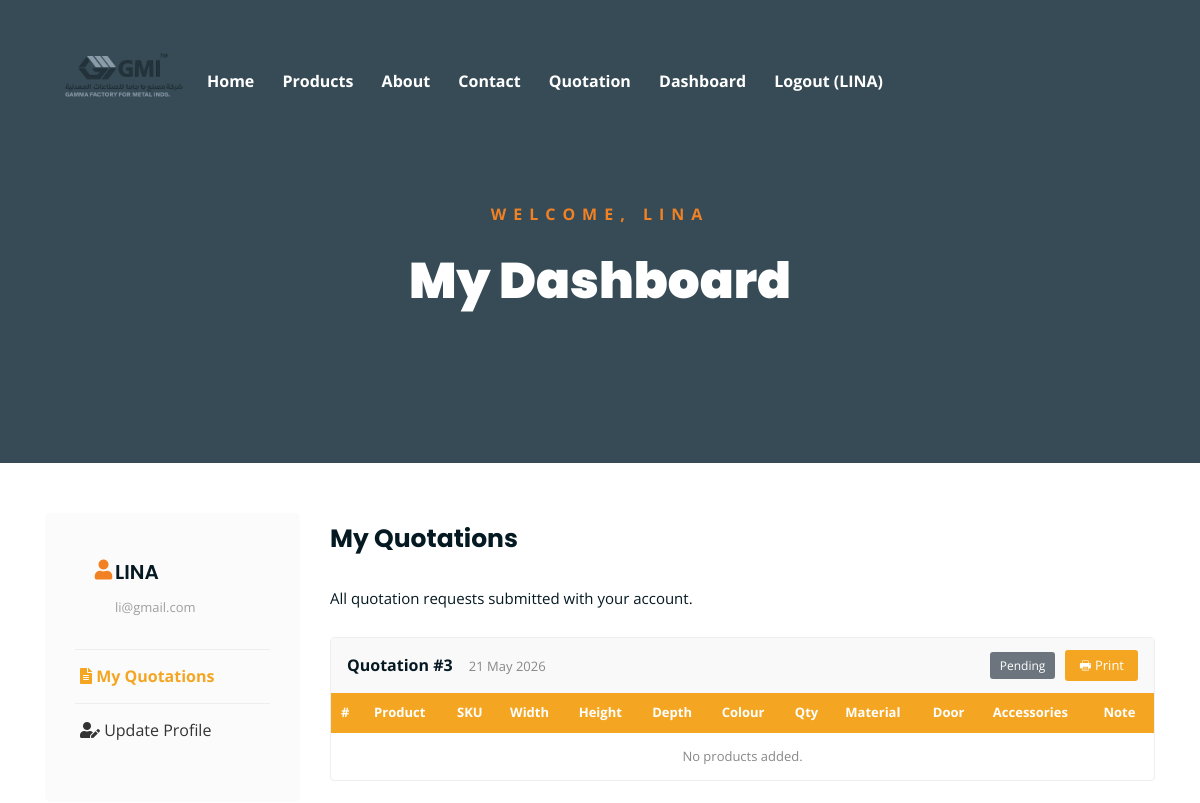
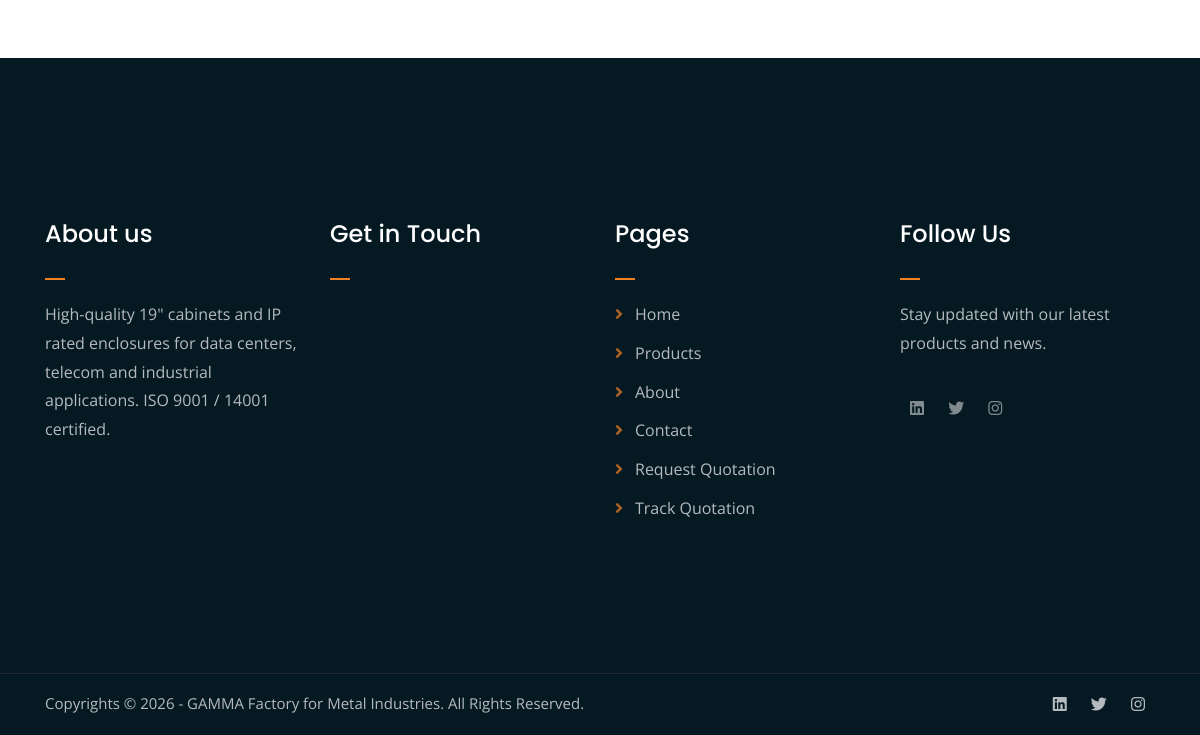
Page /dashboard/ (signed in) on the earlier database version (2 pictures, top to bottom).
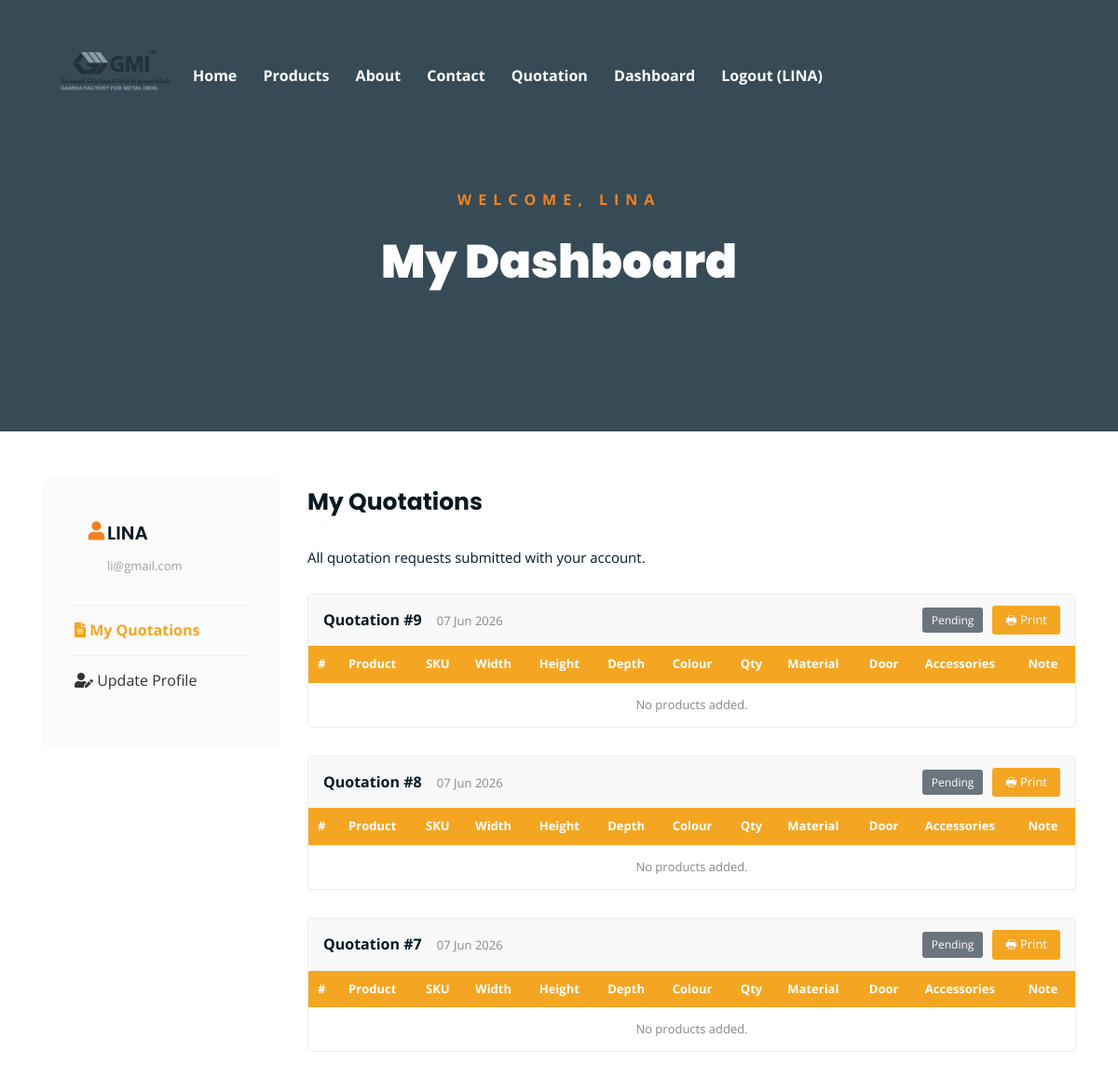
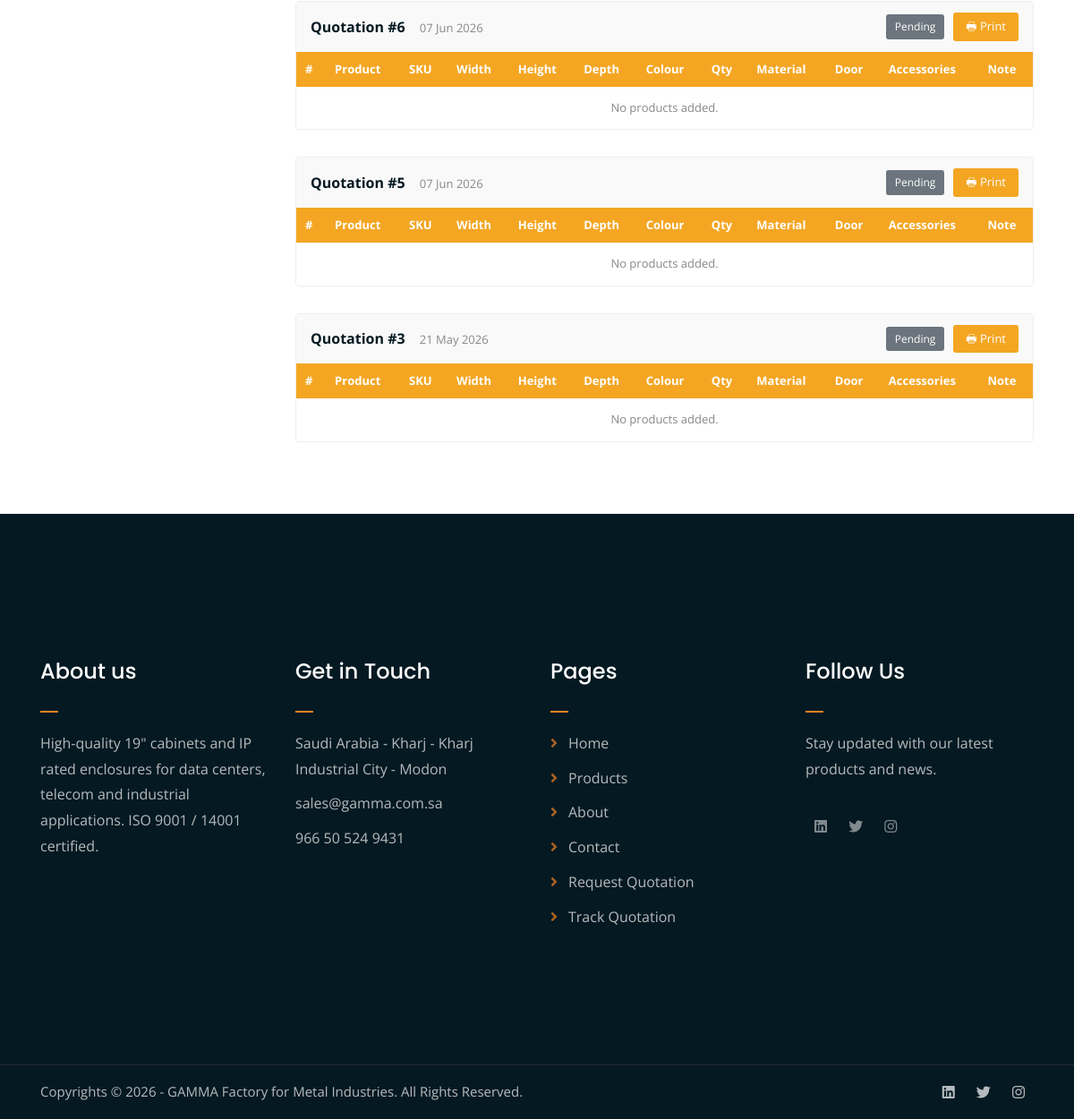
Same page on the later database version (2 pictures, top to bottom).
### product/models.py (models this page shows, shortened)
class Quotation(models.Model):
    name           = models.CharField(max_length=100)
    company        = models.CharField(max_length=100)
    email          = models.EmailField()
    phone          = models.CharField(max_length=20, blank=True)
    STATUS_CHOICES = [
        ('pending',   'Pending'),
        ('in_review', 'In Review'),
        ('quoted',    'Quoted'),
        ('rejected',  'Rejected'),
    ]
    submitted_at   = models.DateTimeField(auto_now_add=True)
    user           = models.ForeignKey(User, null=True, blank=True, on_delete=models.SET_NULL)
    status         = models.CharField(max_length=20, choices=STATUS_CHOICES, default='pending')
    tracking_code  = models.CharField(max_length=20, blank=True)

### company/models.py (models this page shows, shortened)
class CompanyProfile(models.Model):
    catalogue     = models.FileField(upload_to='catalogue/', blank=True, null=True)
    email         = models.EmailField(blank=True)
    phone         = models.CharField(max_length=50, blank=True)
    address       = models.TextField(blank=True)
    working_hours = models.CharField(max_length=100, blank=True)
    map_link      = models.CharField(max_length=500, blank=True, help_text="Google Maps embed URL (optional)")
    class Meta:
        verbose_name        = 'Company Profile'
        verbose_name_plural = 'Company Profile'

### pages/views.py (the view)
# urls.py: path('dashboard/', views.dashboard, name='dashboard'),
@login_required(login_url='/login/')
def dashboard(request):
    client     = Client.objects.filter(user=request.user).first()
    quotations = Quotation.objects.filter(user=request.user).prefetch_related('items__product').order_by('-submitted_at')
    company    = CompanyProfile.objects.first()
    return render(request, 'dashboard.html', {
        'client'    : client,
        'quotations': quotations,
        'company'   : company,
    })

### templates/dashboard.html (shortened to what this page needs)
{% extends 'base.html' %}
{% load static %}
{% block content %}
<div class="page-top-banner">
    <div class="container">
        <div class="row">
            <div class="col-lg-8 offset-lg-2 text-center">
                <div class="page-top-banner-text">
                    <p>Welcome, {{ user.username }}</p>
                    <h1>My Dashboard</h1>
                </div>
            </div>
        </div>
    </div>
</div>
<div class="page-section mt-50 mb-50">
    <div class="container">
        <div class="row">
            <div class="col-lg-3 mb-5 mb-lg-0">
                <div class="info-box">
                    <div class="info-row">
                        <h4><i class="fas fa-user"></i> {{ user.username }}</h4>
                        <p style="color:#888; font-size:13px;">{{ user.email }}</p>
                    </div>
                    <ul style="list-style:none; padding:0; margin:0;">
                        <li style="border-top:1px solid #eee;">
                            <a href="{% url 'dashboard' %}" style="display:block; padding:12px 5px; color:#f4a623; font-weight:700;">
                                <i class="fas fa-file-alt"></i> My Quotations
                            </a>
                        </li>
                        <li style="border-top:1px solid #eee;">
                            <a href="{% url 'update_profile' %}" style="display:block; padding:12px 5px; color:#333;">
                                <i class="fas fa-user-edit"></i> Update Profile
                            </a>
                        </li>
                    </ul>
                </div>
            </div>
            <div class="col-lg-9">
                <div class="form-heading">
                    <h2>My Quotations</h2>
                    <p>All quotation requests submitted with your account.</p>
                </div>
                {% if quotations %}
                    {% for q in quotations %}
                    <div style="border:1px solid #eee; border-radius:4px; margin-bottom:30px;">
                        <div style="background:#f9f9f9; padding:12px 16px; display:flex; justify-content:space-between; align-items:center; flex-wrap:wrap; gap:10px;">
                            <div>
                                <strong>Quotation #{{ q.pk }}</strong>
                                <span style="color:#888; font-size:13px; margin-left:12px;">{{ q.submitted_at|date:"d M Y" }}</span>
                            </div>
                            <div style="display:flex; align-items:center; gap:10px;">
                                {% if q.status == 'pending' %}
                                <span style="background:#6c757d; color:#fff; padding:3px 10px; border-radius:3px; font-size:12px;">Pending</span>
                                {% elif q.status == 'in_review' %}
                                <span style="background:#007bff; color:#fff; padding:3px 10px; border-radius:3px; font-size:12px;">In Review</span>
                                {% elif q.status == 'quoted' %}
                                <span style="background:#28a745; color:#fff; padding:3px 10px; border-radius:3px; font-size:12px;">Quoted</span>
                                {% elif q.status == 'rejected' %}
                                <span style="background:#dc3545; color:#fff; padding:3px 10px; border-radius:3px; font-size:12px;">Rejected</span>
                                {% endif %}
                                <a href="{% url 'quotation_print' q.pk %}" style="background:#f4a623; color:#fff; padding:4px 14px; border-radius:3px; font-size:13px; text-decoration:none;">
                                    &#128438; Print
                                </a>
                            </div>
                        </div>
                        <div style="overflow-x:auto;">
                            <table style="width:100%; border-collapse:collapse; font-size:13px;">
                                <thead>
                                    <tr style="background:#f4a623; color:#fff; text-align:left;">
                                        <th style="padding:8px 10px;">#</th>
                                        <th style="padding:8px 10px;">Product</th>
                                        <th style="padding:8px 10px;">SKU</th>
                                        <th style="padding:8px 10px;">Width</th>
                                        <th style="padding:8px 10px;">Height</th>
                                        <th style="padding:8px 10px;">Depth</th>
                                        <th style="padding:8px 10px;">Colour</th>
                                        <th style="padding:8px 10px;">Qty</th>
                                        <th style="padding:8px 10px;">Material</th>
                                        <th style="padding:8px 10px;">Door</th>
                                        <th style="padding:8px 10px;">Accessories</th>
                                        <th style="padding:8px 10px;">Note</th>
                                    </tr>
                                </thead>
                                <tbody>
                                    {% for item in q.items.all %}
                                    <tr style="border-bottom:1px solid #eee;">
                                        <td style="padding:8px 10px;">{{ forloop.counter }}</td>
                                        <td style="padding:8px 10px;">{{ item.product.name|default:"-" }}</td>
                                        <td style="padding:8px 10px;">{{ item.sku|default:"-" }}</td>
                                        <td style="padding:8px 10px;">{{ item.width|default:"-" }}{% if item.width %} mm{% endif %}</td>
                                        <td style="padding:8px 10px;">{{ item.height|default:"-" }}{% if item.height %}U{% endif %}</td>
                                        <td style="padding:8px 10px;">{{ item.depth|default:"-" }}{% if item.depth %} mm{% endif %}</td>
                                        <td style="padding:8px 10px;">{{ item.color|default:"-" }}</td>
                                        <td style="padding:8px 10px;">{{ item.quantity }}</td>
                                        <td style="padding:8px 10px;">{{ item.get_material_display|default:"-" }}</td>
                                        <td style="padding:8px 10px;">{{ item.get_door_display|default:"-" }}</td>
                                        <td style="padding:8px 10px;">{{ item.accessories|default:"-" }}</td>
                                        <td style="padding:8px 10px;">{{ item.note|default:"-" }}</td>
                                    </tr>
                                    {% empty %}
                                    <tr>
                                        <td colspan="12" style="padding:12px 10px; color:#888; text-align:center;">No products added.</td>
                                    </tr>
                                    {% endfor %}
                                </tbody>
                            </table>
                        </div>
                    </div>
                    {% endfor %}
                {% else %}
                <div class="mt-4" style="padding:30px; background:#f9f9f9; border:1px solid #eee; border-radius:4px; text-align:center;">
                    <p style="color:#888; margin:0;">No quotations found. <a href="{% url 'quotation' %}" style="color:#f4a623;">Request one now.</a></p>
                </div>
                {% endif %}
            </div>
        </div>
    </div>
</div>
{% endblock %}

### templates/base.html (shortened to what this page needs)
{% load static %}
<!DOCTYPE html>
<html lang="en">
<head>
	<link rel="stylesheet" href="{% static 'assets/css/all.min.css' %}">
	<link rel="stylesheet" href="{% static 'assets/bootstrap/css/bootstrap.min.css' %}">
	<link rel="stylesheet" href="{% static 'assets/css/meanmenu.min.css' %}">
	<link rel="stylesheet" href="{% static 'assets/css/main.css' %}">
	<link rel="stylesheet" href="{% static 'assets/css/responsive.css' %}">
</head>
<body>
	{% include 'shared/header.html' %}
	{% block content %}{% endblock %}
	{% include 'shared/footer.html' %}
</body>
</html>

### templates/shared/header.html (shortened to what this page needs)
{% load static %}
<div class="navbar" id="navbar">
    <div class="container">
        <div class="row">
            <div class="col-lg-12 col-sm-12 text-center">
                <div class="navbar-inner">
                    <div class="logo">
                        <a href="{% url 'home' %}">
                            <img src="{% static 'images/logo.png' %}" alt="GAMMA Factory">
                        </a>
                    </div>
                    <nav class="nav-links">
                        <ul>
                            <li><a href="{% url 'home' %}">Home</a></li>
                            <li><a href="{% url 'products' %}">Products</a></li>
                            <li><a href="{% url 'about' %}">About</a></li>
                            <li><a href="{% url 'contact' %}">Contact</a></li>
                            <li>
                                <a href="#">Quotation</a>
                            </li>
                            {% if request.user.is_authenticated %}
                            <li><a href="{% url 'dashboard' %}">Dashboard</a></li>
                            <li><a href="{% url 'logout' %}">Logout ({{ request.user.username }})</a></li>
                            {% else %}
                            <li><a href="{% url 'login' %}">Login</a></li>
                            <li><a href="{% url 'signup' %}">Sign Up</a></li>
                            {% endif %}
                        </ul>
                    </nav>
                </div>
            </div>
        </div>
    </div>
</div>

### templates/shared/footer.html (shortened to what this page needs)
{% load static %}
<div class="footer-main">
    <div class="container">
        <div class="row">
            <div class="col-lg-3 col-md-6">
                <div class="footer-column">
                    <h2 class="footer-heading">About us</h2>
                    <p>High-quality 19" cabinets and IP rated enclosures for data centers, telecom and industrial applications. ISO 9001 / 14001 certified.</p>
                </div>
            </div>
            <div class="col-lg-3 col-md-6">
                <div class="footer-column">
                    <h2 class="footer-heading">Get in Touch</h2>
                    <ul>
                        {% if company.address %}<li>{{ company.address }}</li>{% endif %}
                        {% if company.email %}<li>{{ company.email }}</li>{% endif %}
                        {% if company.phone %}<li>{{ company.phone }}</li>{% endif %}
                    </ul>
                </div>
            </div>
            <div class="col-lg-3 col-md-6">
                <div class="footer-column footer-links">
                    <h2 class="footer-heading">Pages</h2>
                    <ul>
                        <li><a href="{% url 'home' %}">Home</a></li>
                        <li><a href="{% url 'products' %}">Products</a></li>
                        <li><a href="{% url 'about' %}">About</a></li>
                        <li><a href="{% url 'contact' %}">Contact</a></li>
                        <li><a href="{% url 'quotation' %}">Request Quotation</a></li>
                        <li><a href="{% url 'tracking' %}">Track Quotation</a></li>
                    </ul>
                </div>
            </div>
            <div class="col-lg-3 col-md-6">
                <div class="footer-column">
                    <h2 class="footer-heading">Follow Us</h2>
                    <p>Stay updated with our latest products and news.</p>
                    <div class="social-links mt-3">
                        <ul>
                            <li><a href="https://www.linkedin.com" target="_blank"><i class="fab fa-linkedin"></i></a></li>
                            <li><a href="https://x.com" target="_blank"><i class="fab fa-twitter"></i></a></li>
                            <li><a href="https://www.instagram.com" target="_blank"><i class="fab fa-instagram"></i></a></li>
                        </ul>
                    </div>
                </div>
            </div>
        </div>
    </div>
</div>
<div class="copyright">
    <div class="container">
        <div class="row">
            <div class="col-lg-6 col-md-12">
                <p>Copyrights &copy; 2026 - GAMMA Factory for Metal Industries. All Rights Reserved.</p>
            </div>
            <div class="col-lg-6 text-right col-md-12">
                <div class="social-links">
                    <ul>
                        <li><a href="https://www.linkedin.com" target="_blank"><i class="fab fa-linkedin"></i></a></li>
                        <li><a href="https://x.com" target="_blank"><i class="fab fa-twitter"></i></a></li>
                        <li><a href="https://www.instagram.com" target="_blank"><i class="fab fa-instagram"></i></a></li>
                    </ul>
                </div>
            </div>
        </div>
    </div>
</div>

Differences in the rows shown:
added Quotation: pk "9", submitted_at "07 Jun 2026", status "Pending"
added Quotation: pk "8", submitted_at "07 Jun 2026", status "Pending"
added Quotation: pk "7", submitted_at "07 Jun 2026", status "Pending"
added Quotation: pk "6", submitted_at "07 Jun 2026", status "Pending"
added Quotation: pk "5", submitted_at "07 Jun 2026", status "Pending"
added CompanyProfile: address "Saudi Arabia - Kharj - Kharj Industrial City - Modon", email "sales@gamma.com.sa", phone "966 50 524 9431"
